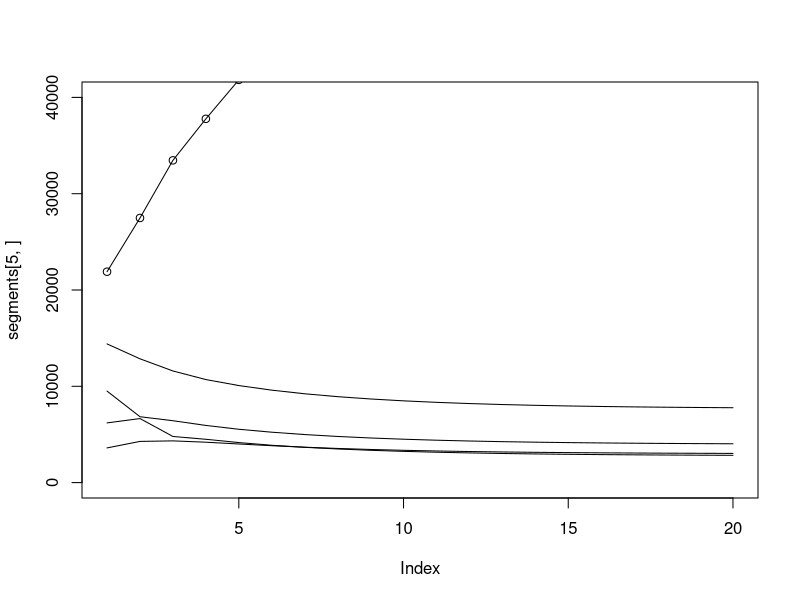
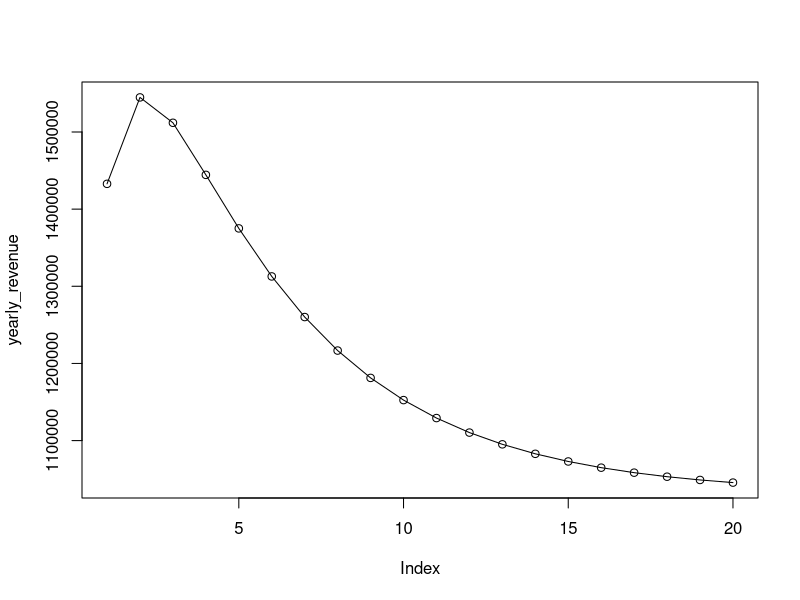
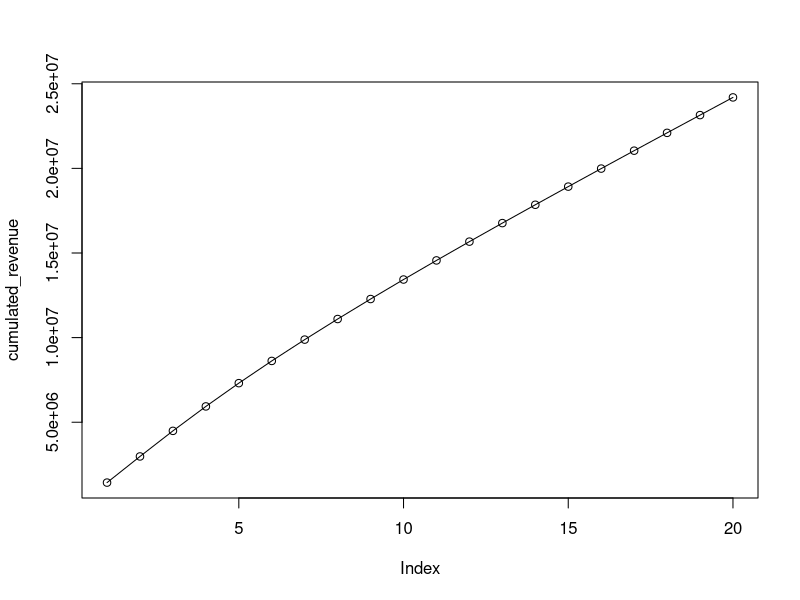
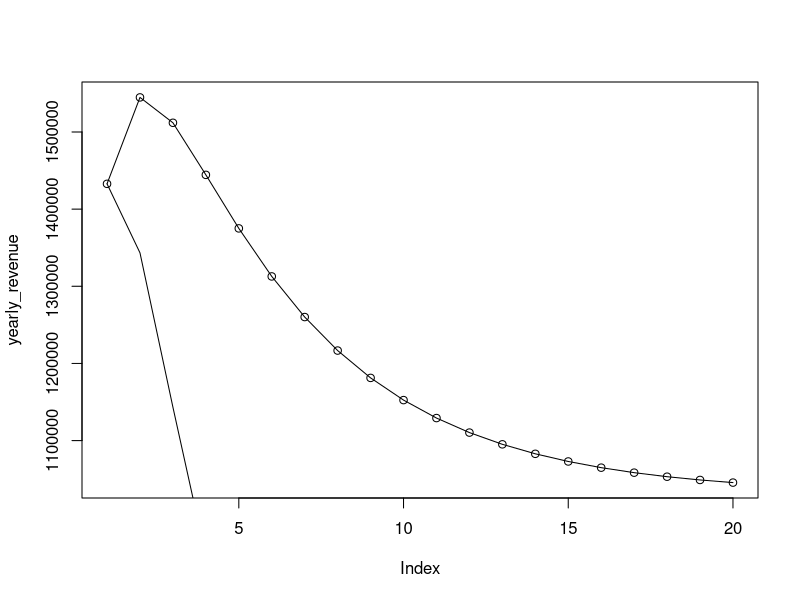
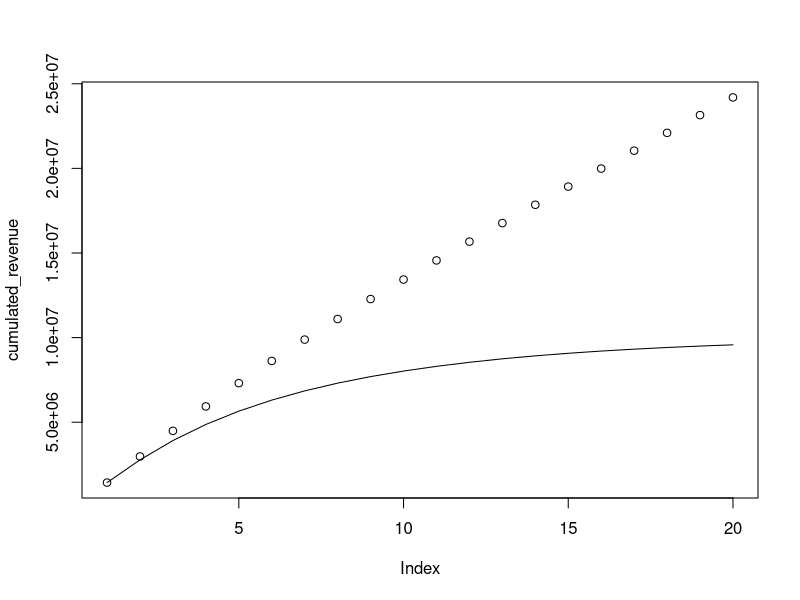

These figures' R source, in order:
# Constants
num_periods = 20
discount_rate = .15

# Create the transition matrix in a Markov chain
transition = cbind(c(.50, .10, .05, .01, .00),
                   c(.20, .50, .25, .09, .00),
                   c(.30, .40, .00, .00, .00),
                   c(.00, .00, .70, .00, .00),
                   c(.00, .00, .00, .90, 1.0))
print(transition)

# Init the segments, populate first period
segments = matrix(nrow = 5, ncol = num_periods)
segments[1:5, 1] = c(3600, 14400, 9500, 6200, 21900)

# Number of new customers every year
new_customers = c(500, 2000, 0, 0, 0)

# Compute for each an every period (and round output for clarity)
for (i in 2:num_periods) {
   segments[, i] = segments[, i-1] %*% transition
   segments[, i] = segments[, i] + new_customers
}
plot(segments[5, ], ylim = c(0, 40000))
lines(segments[1, ])
lines(segments[2, ])
lines(segments[3, ])
lines(segments[4, ])
lines(segments[5, ])
print(round(segments))

# Yearly revenue per segment
yearly_revenue = c(250, 37, 0, 0, 0)

# Compute revenue per segment
revenue_per_segment = yearly_revenue * segments
print("Revenue per segment:")
print(revenue_per_segment)

# Compute yearly revenue
yearly_revenue = colSums(revenue_per_segment)
print("Yearly revenue:")
print(yearly_revenue)
plot(yearly_revenue)
lines(yearly_revenue)

# Compute cumulated revenue
cumulated_revenue = cumsum(yearly_revenue)
print("Cumulated revenue:")
print(cumulated_revenue)
plot(cumulated_revenue)
lines(cumulated_revenue)

# Create a discount factor
# Other version: discount = (1 - discount_rate) ^ (1:num_periods)
discount = 1 / ((1 + discount_rate) ^ ((1:num_periods) - 1))
print(discount)

# Compute discounted yearly revenue
disc_yearly_revenue = yearly_revenue * discount
print("Discounted yearly_revenue:")
print(disc_yearly_revenue)
plot(yearly_revenue)
lines(yearly_revenue)
lines(disc_yearly_revenue)

# Compute discounted cumulated revenue
disc_cumulated_revenue = cumsum(disc_yearly_revenue)
print("Cumulated revenue:")
print(cumulated_revenue)
print("Discounted cumulated revenue:")
print(disc_cumulated_revenue)
plot(cumulated_revenue)
lines(disc_cumulated_revenue)

# What is the database worth?
print(disc_cumulated_revenue[num_periods] - yearly_revenue[1])
